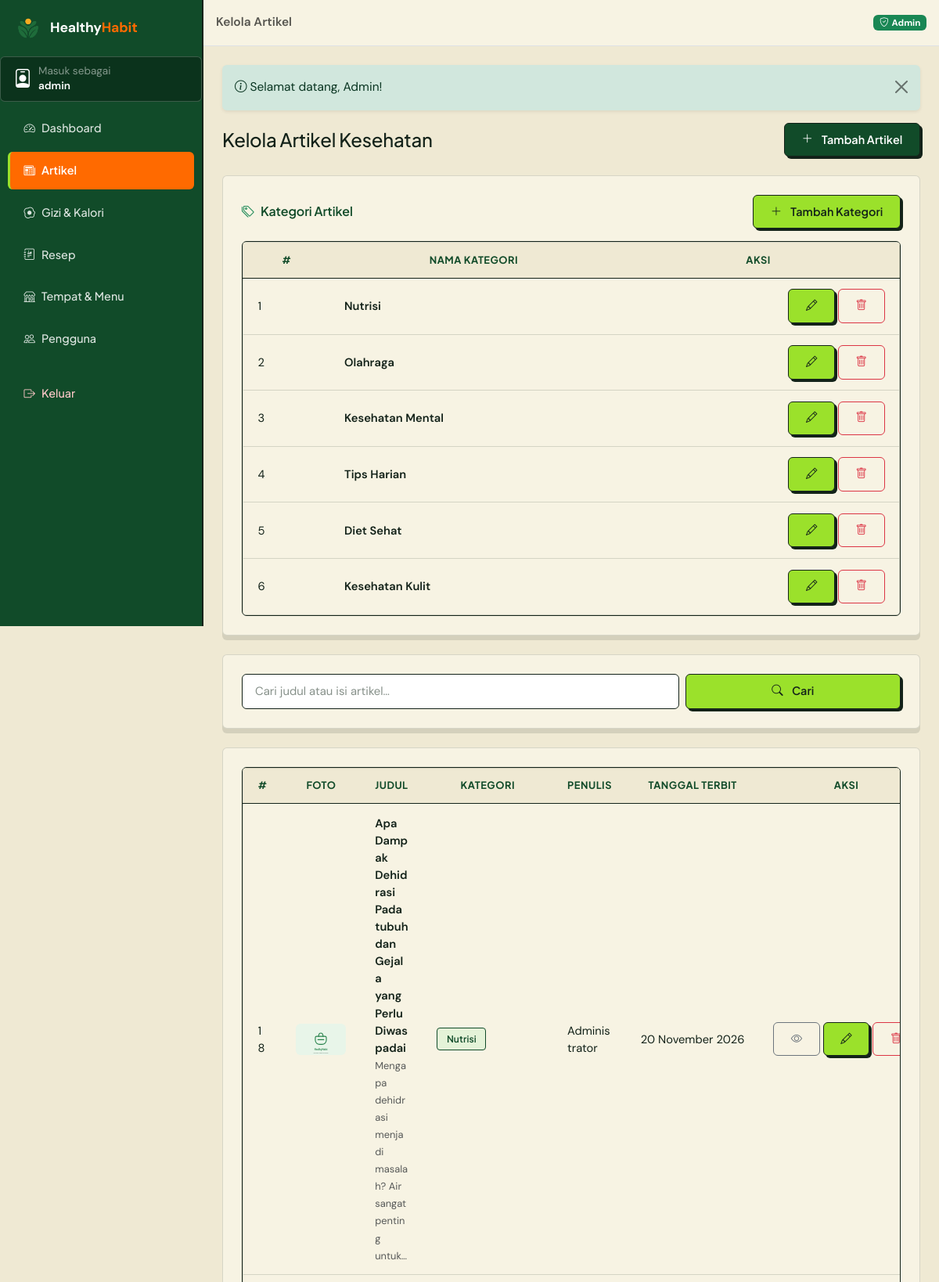
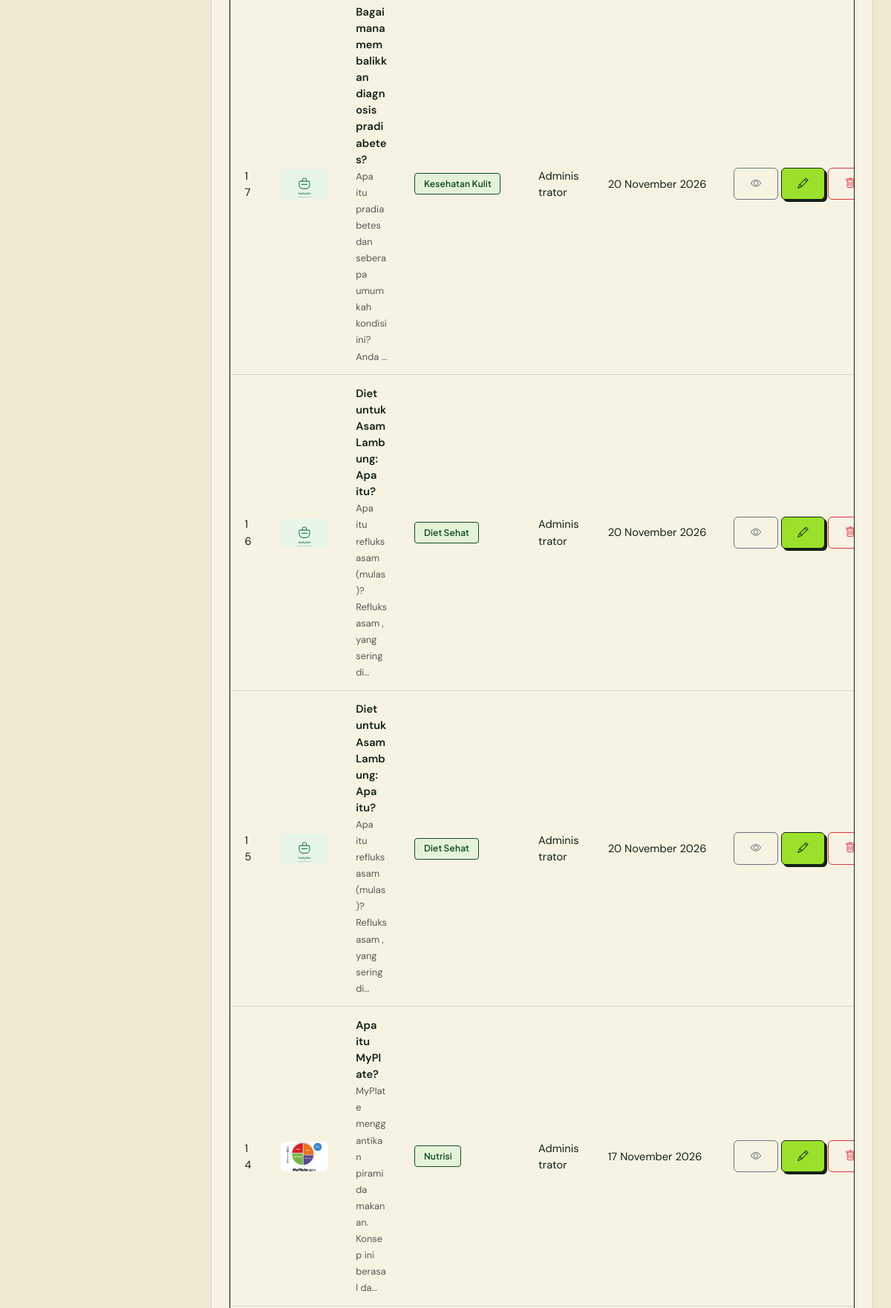
The page /admin/artikel (signed in, upper part) on the database its author committed (2 pictures, top to bottom).
### tables this page shows
CREATE TABLE `kategori_artikel` (
  `id_kategori_artikel` int(11) NOT NULL AUTO_INCREMENT,
  `nama_kategori` varchar(60) NOT NULL,
  PRIMARY KEY (`id_kategori_artikel`),
  UNIQUE KEY `uq_kategori_nama` (`nama_kategori`)
);

CREATE TABLE `artikel_kesehatan` (
  `id_artikel` int(11) NOT NULL AUTO_INCREMENT,
  `id_kategori_artikel` int(11) DEFAULT NULL,
  `id_admin` int(11) DEFAULT NULL,
  `judul_artikel` varchar(180) NOT NULL,
  `isi_artikel` text NOT NULL,
  `foto_artikel` varchar(255) DEFAULT NULL,
  `tanggal_terbit` date NOT NULL,
  PRIMARY KEY (`id_artikel`),
  KEY `fk_artikel_kategori` (`id_kategori_artikel`),
  KEY `fk_artikel_admin` (`id_admin`),
  CONSTRAINT `fk_artikel_admin` FOREIGN KEY (`id_admin`) REFERENCES `users` (`id_pengguna`) ON DELETE SET NULL ON UPDATE CASCADE,
  CONSTRAINT `fk_artikel_kategori` FOREIGN KEY (`id_kategori_artikel`) REFERENCES `kategori_artikel` (`id_kategori_artikel`) ON DELETE SET NULL ON UPDATE CASCADE
);

CREATE TABLE `users` (
  `id_pengguna` int(11) NOT NULL AUTO_INCREMENT,
  `username` varchar(50) NOT NULL,
  `password` varchar(255) NOT NULL,
  `nama_lengkap` varchar(100) NOT NULL,
  `role` enum('admin','user') NOT NULL DEFAULT 'user',
  `berat_badan` decimal(5,2) NOT NULL DEFAULT 0.00,
  `tinggi_badan` decimal(5,2) NOT NULL DEFAULT 0.00,
  `jenis_kelamin` enum('L','P') NOT NULL DEFAULT 'L',
  `umur` int(11) NOT NULL DEFAULT 0,
  `created_at` datetime NOT NULL DEFAULT current_timestamp(),
  PRIMARY KEY (`id_pengguna`),
  UNIQUE KEY `uq_pengguna_username` (`username`)
);

### app/core/Controller.php (called while the page is built, shortened)
<?php
abstract class Controller
{
    protected function view(string $view, array $data = [], string $layout = 'main'): void
    {
        $contentFile = VIEWS_PATH . '/pages/' . $view . '.php';
        extract($data, EXTR_SKIP);
        require $contentFile;
    }
}

### app/controllers/admin/AdminArtikelController.php (called while the page is built, shortened)
<?php
class AdminArtikelController extends Controller
{
    public function index(): void
    {
        $q = $this->input('q');
        $this->view('admin/artikel/index', [
            'pageTitle' => 'Kelola Artikel',
            'activeNav' => 'artikel',
            'artikel'   => Artikel::cari($q ?: null),
            'q'         => $q,
            'kategori'  => KategoriArtikel::semua(),
        ], 'admin');
    }
}

### app/core/Router.php (called while the page is built, shortened)
<?php
class Router
{
    private array $routes = [];
    private function add(string $method, string $pattern, array $handler): void
    {
        $regex = preg_replace_callback(
            '#\{(\w+)(?::([^}]+))?\}#',
            static fn(array $m): string => '(?P<' . $m[1] . '>' . ($m[2] ?? '[^/]+') . ')',
            $pattern
        );
        $this->routes[$method][] = ['#^' . $regex . '$#', $handler, $pattern];
    }
    public function dispatch(string $uri, string $method): void
    {
        $path = (string) parse_url($uri, PHP_URL_PATH);
        $path = '/' . trim($path, '/');
        $method = strtoupper($method);
        $match  = $this->match($method, $path);
        [$handler, $params] = $match;
        [$class, $action]   = $handler;
        $controller = new $class();
        $controller->$action(...array_values($params));
    }
    private function match(string $method, string $path): ?array
    {
        foreach ($this->routes[$method] ?? [] as [$regex, $handler]) {
            if (preg_match($regex, $path, $m)) {
                $params = array_filter($m, 'is_string', ARRAY_FILTER_USE_KEY);
                return [$handler, $params];
            }
        }
        return null;
    }
}

### index.php (called while the page is built, shortened)
<?php
require_once __DIR__ . '/app/helpers/helper.php';
spl_autoload_register(function (string $class): void {
    $candidates = [
        APP_PATH . '/core/' . $class . '.php',
        APP_PATH . '/models/' . $class . '.php',
        APP_PATH . '/services/' . $class . '.php',
        APP_PATH . '/controllers/' . $class . '.php',
        APP_PATH . '/controllers/admin/' . $class . '.php',
    ];
    foreach ($candidates as $file) {
        if (is_file($file)) {
            return;
        }
    }
});
$router = new Router();
$router->dispatch(
    $_SERVER['REQUEST_URI'] ?? '/',
    $_SERVER['REQUEST_METHOD'] ?? 'GET'
);

### app/core/Model.php (called while the page is built, shortened)
<?php
abstract class Model
{
    protected static string $table = '';
    protected static function db(): PDO
    {
        return Database::connect();
    }
    public static function all(?string $orderBy = null): array
    {
        $sql = 'SELECT * FROM ' . static::$table;
        if ($orderBy) {
            $sql .= ' ORDER BY ' . $orderBy;
        }
        return static::db()->query($sql)->fetchAll();
    }
}

### app/models/KategoriArtikel.php (called while the page is built, shortened)
<?php
class KategoriArtikel extends Model
{
    public static function semua(): array
    {
        return static::all('id_kategori_artikel ASC');
    }
}

### app/helpers/helper.php (called while the page is built, shortened)
<?php
function e($value): string
{
    return htmlspecialchars((string) $value, ENT_QUOTES, 'UTF-8');
}
function tanggal_indo(?string $date, bool $withTime = false): string
{
    $bulan = [
        1 => 'Januari', 'Februari', 'Maret', 'April', 'Mei', 'Juni',
        'Juli', 'Agustus', 'September', 'Oktober', 'November', 'Desember',
    ];
    $ts = strtotime($date);
    $hasil = date('j', $ts) . ' ' . $bulan[(int) date('n', $ts)] . ' ' . date('Y', $ts);
    return $hasil;
}
function excerpt(?string $html, int $length = 140): string
{
    $text = trim(strip_tags((string) $html));
    return mb_substr($text, 0, $length) . '…';
}
function img_url(?string $filename, string $subdir): string
{
    if ($filename && is_file(UPLOAD_PATH . '/' . $subdir . '/' . basename($filename))) {
        return UPLOAD_URL . '/' . $subdir . '/' . basename($filename);
    }
    return BASE_URL . '/assets/img/placeholder.svg';
}

### app/core/Database.php (called while the page is built, shortened)
<?php
class Database
{
    private static ?PDO $pdo = null;
    public static function connect(): PDO
    {
        if (self::$pdo instanceof PDO) {
            return self::$pdo;
        }
        $dsn = 'mysql:host=' . DB_HOST
            . ';port=' . DB_PORT
            . ';dbname=' . DB_NAME
            . ';charset=' . DB_CHARSET;
        try {
            self::$pdo = new PDO($dsn, DB_USER, DB_PASS, [
                PDO::ATTR_ERRMODE            => PDO::ERRMODE_EXCEPTION,
                PDO::ATTR_DEFAULT_FETCH_MODE => PDO::FETCH_ASSOC,
                PDO::ATTR_EMULATE_PREPARES   => false,
            ]);
        } catch (PDOException $ex) {
            http_response_code(500);
            exit(
                '<div style="font-family:Poppins,Arial,sans-serif;max-width:640px;margin:60px auto;padding:24px;border:1px solid #e0e0e0;border-radius:12px">'
                . '<h2 style="color:#27824B">Koneksi database gagal</h2>'
                . '<p>Pastikan <b>MySQL (XAMPP)</b> sudah berjalan, lalu impor file '
                . '<b>database/healthyhabit.sql</b> ke phpMyAdmin.</p>'
                . '<p style="color:#c0392b"><code>' . e($ex->getMessage()) . '</code></p>'
                . '</div>'
            );
        }
        return self::$pdo;
    }
}

### app/models/Artikel.php (called while the page is built, shortened)
<?php
class Artikel extends Model
{
    public static function cari(?string $q = null, ?int $idKategori = null): array
    {
        $sql = self::BASE_SELECT;
        $params = [];
        $sql .= ' ORDER BY a.tanggal_terbit DESC, a.id_artikel DESC';
        $st = static::db()->prepare($sql);
        $st->execute($params);
        return $st->fetchAll();
    }
}

### app/views/pages/admin/artikel/index.php (the view, shortened to what this page needs)
<div class="d-flex justify-content-between align-items-center flex-wrap gap-2 mb-4">
    <div>
        <h1 class="h4 mb-0">Kelola Artikel Kesehatan</h1>
    </div>
    <a href="<?= BASE_URL ?>/admin/artikel/create" class="btn btn-green fw-semibold">
        <i class="bi bi-plus-lg me-1"></i>Tambah Artikel
    </a>
</div>
<div class="panel-white mb-4">
    <div class="d-flex justify-content-between align-items-center mb-3">
        <h6 class="mb-0"><i class="bi bi-tags me-2 text-success"></i>Kategori Artikel</h6>
        <button class="btn btn-sm btn-soft-green fw-semibold" data-bs-toggle="modal"
                data-bs-target="#modalKategori">
            <i class="bi bi-plus-lg me-1"></i>Tambah Kategori
        </button>
    </div>
    <?php if (!$kategori): ?>
        <p class="text-muted small mb-0">Belum ada kategori.</p>
    <?php else: ?>
        <div class="table-responsive">
            <table class="table table-custom align-middle mb-0">
                <thead>
                    <tr><th>#</th><th>Nama Kategori</th><th class="text-end">Aksi</th></tr>
                </thead>
                <tbody>
                    <?php foreach ($kategori as $k): ?>
                        <tr>
                            <td><?= (int) $k['id_kategori_artikel'] ?></td>
                            <td class="fw-semibold"><?= e($k['nama_kategori']) ?></td>
                            <td class="text-end text-nowrap">
                                <button class="btn btn-sm btn-soft-green" data-bs-toggle="modal"
                                        data-bs-target="#modalKategori"
                                        data-id="<?= (int) $k['id_kategori_artikel'] ?>"
                                        data-nama="<?= e($k['nama_kategori']) ?>">
                                    <i class="bi bi-pencil"></i>
                                </button>
                                <form action="<?= BASE_URL.'/admin/artikel/kategori/'.(int)$k['id_kategori_artikel'].'/delete' ?>"
                                      method="post" class="d-inline"
                                      data-confirm="Hapus kategori '<?= e($k['nama_kategori']) ?>'?">
                                    <button class="btn btn-sm btn-outline-danger" type="submit"><i class="bi bi-trash"></i></button>
                                </form>
                            </td>
                        </tr>
                    <?php endforeach; ?>
                </tbody>
            </table>
        </div>
    <?php endif; ?>
</div>
<div class="panel-white mb-4">
    <form action="<?= BASE_URL.'/admin/artikel' ?>" method="get" class="row g-2">
        <div class="col-md-8">
            <input type="search" class="form-control" name="q" placeholder="Cari judul atau isi artikel…"
                   value="<?= e($q) ?>">
        </div>
        <div class="col-md-4 d-grid">
            <button class="btn btn-soft-green fw-semibold"><i class="bi bi-search me-1"></i>Cari</button>
        </div>
    </form>
</div>
<div class="panel-white">
    <div class="table-responsive">
        <table class="table table-custom align-middle mb-0">
            <thead>
                <tr>
                    <th>#</th><th>Foto</th><th>Judul</th><th>Kategori</th><th>Penulis</th><th>Tanggal Terbit</th><th class="text-end">Aksi</th>
                </tr>
            </thead>
            <tbody>
                <?php foreach ($artikel as $a): ?>
                    <tr>
                        <td><?= (int) $a['id_artikel'] ?></td>
                        <td>
                            <img src="<?= img_url($a['foto_artikel'], 'artikel') ?>" alt=""
                                 style="width:64px;height:40px;object-fit:cover;border-radius:6px;">
                        </td>
                        <td class="text-truncate" style="max-width:280px;">
                            <span class="fw-semibold"><?= e($a['judul_artikel']) ?></span><br>
                            <small class="text-muted"><?= e(excerpt($a['isi_artikel'], 60)) ?></small>
                        </td>
                        <td><span class="tag"><?= e($a['nama_kategori'] ?? '-') ?></span></td>
                        <td><?= e($a['penulis'] ?? '-') ?></td>
                        <td class="text-nowrap small"><?= tanggal_indo($a['tanggal_terbit']) ?></td>
                        <td class="text-end text-nowrap">
                            <a href="<?= BASE_URL.'/artikel/'.(int)$a['id_artikel'] ?>" target="_blank"
                               class="btn btn-sm btn-outline-secondary" title="Lihat"><i class="bi bi-eye"></i></a>
                            <a href="<?= BASE_URL.'/admin/artikel/'.(int)$a['id_artikel'].'/edit' ?>"
                               class="btn btn-sm btn-soft-green" title="Edit"><i class="bi bi-pencil"></i></a>
                            <form action="<?= BASE_URL.'/admin/artikel/'.(int)$a['id_artikel'].'/delete' ?>"
                                  method="post" class="d-inline"
                                  data-confirm="Hapus artikel '<?= e($a['judul_artikel']) ?>'?">
                                <button type="submit" class="btn btn-sm btn-outline-danger" title="Hapus">
                                    <i class="bi bi-trash"></i>
                                </button>
                            </form>
                        </td>
                    </tr>
                <?php endforeach; ?>
            </tbody>
        </table>
    </div>
</div>

### rows shown on the page
kategori_artikel: id_kategori_artikel "1", nama_kategori "Nutrisi"
kategori_artikel: id_kategori_artikel "2", nama_kategori "Olahraga"
kategori_artikel: id_kategori_artikel "3", nama_kategori "Kesehatan Mental"
kategori_artikel: id_kategori_artikel "4", nama_kategori "Tips Harian"
kategori_artikel: id_kategori_artikel "5", nama_kategori "Diet Sehat"
kategori_artikel: id_kategori_artikel "6", nama_kategori "Kesehatan Kulit"
artikel_kesehatan: id_artikel "18", judul_artikel "Apa Dampak Dehidrasi Pada tubuh dan Gejala yang Perlu Diwaspadai", isi_artikel "Mengapa dehidrasi menjadi masalah? Air sangat penting untuk…", id_kategori_artikel.nama_kategori "Nutrisi", id_admin.nama_lengkap "Administrator", tanggal_terbit "20 November 2026"
artikel_kesehatan: id_artikel "17", judul_artikel "Bagaimana membalikkan diagnosis pradiabetes?", isi_artikel "Apa itu pradiabetes dan seberapa umumkah kondisi ini? Anda …", id_kategori_artikel.nama_kategori "Kesehatan Kulit", id_admin.nama_lengkap "Administrator", tanggal_terbit "20 November 2026"
artikel_kesehatan: id_artikel "16", judul_artikel "Diet untuk Asam Lambung: Apa itu?", isi_artikel "Apa itu refluks asam (mulas)? Refluks asam , yang sering di…", id_kategori_artikel.nama_kategori "Diet Sehat", id_admin.nama_lengkap "Administrator", tanggal_terbit "20 November 2026"
artikel_kesehatan: id_artikel "15", judul_artikel "Diet untuk Asam Lambung: Apa itu?", isi_artikel "Apa itu refluks asam (mulas)? Refluks asam , yang sering di…", id_kategori_artikel.nama_kategori "Diet Sehat", id_admin.nama_lengkap "Administrator", tanggal_terbit "20 November 2026"
artikel_kesehatan: id_artikel "14", foto_artikel (picture), judul_artikel "Apa itu MyPlate?", isi_artikel "MyPlate menggantikan piramida makanan. Konsep ini berasal da…", id_kategori_artikel.nama_kategori "Nutrisi", id_admin.nama_lengkap "Administrator", tanggal_terbit "17 November 2026"

### other values the page prints
Auth::user()['username'] "admin"
$item['label'] "Dashboard"
$item['label'] "Artikel"
$item['label'] "Gizi & Kalori"
$item['label'] "Resep"
$item['label'] "Tempat & Menu"
$item['label'] "Pengguna"
$pageTitle "Kelola Artikel"
$f['message'] "Selamat datang, Admin!"
